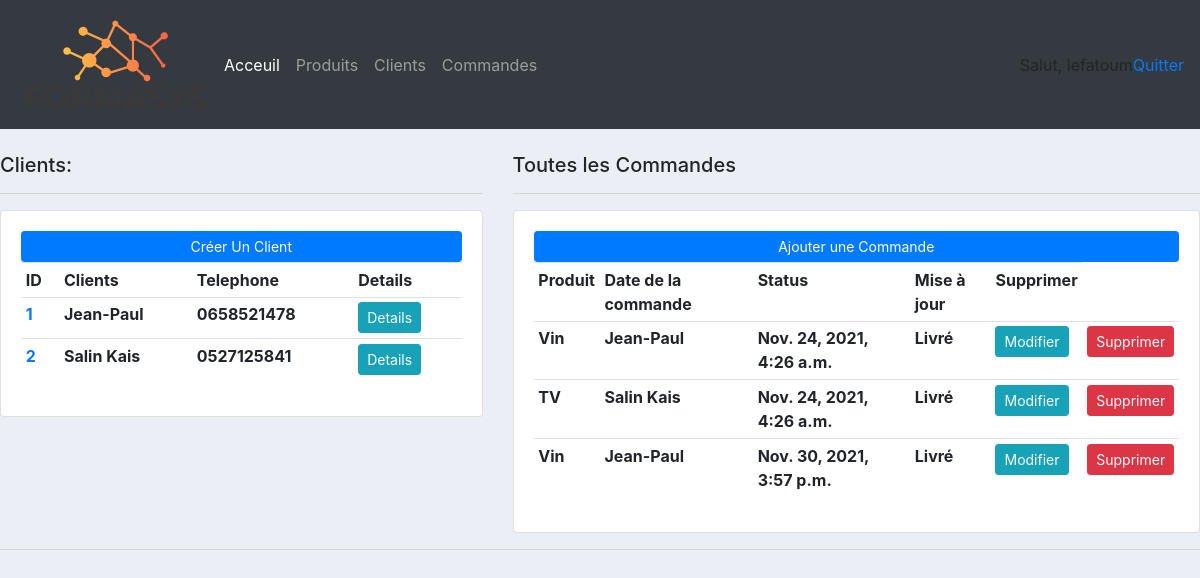
The app's page / (signed in) with its own data.
### client/models.py (models this page shows)
class Client(models.Model):
    nom = models.CharField(max_length=200, null=True)
    telephone = models.CharField(max_length=200, null=True)
    date_creation = models.DateTimeField(auto_now_add=True)
    def __str__(self):
            return self.nom

### commande/models.py (models this page shows, shortened)
class Commande(models.Model):
    STATUS = (('en instance', 'en instance'), ('non livré', 'non livré'), ('livré', 'livré"'))
    client = models.ForeignKey(Client, null=True, on_delete=models.SET_NULL)
    produit = models.ForeignKey(Produit, null=True, on_delete=models.SET_NULL)
    status = models.CharField(max_length=200, null=True,choices=STATUS)
    date_creation = models.DateTimeField(auto_now_add=True, null=True)

### produit/models.py (models this page shows)
class Produit(models.Model):
    nom = models.CharField(max_length=200, null=True)
    prix = models.FloatField(null=True)
    tag = models.ManyToManyField(Tag)
    date_creation = models.DateTimeField(auto_now_add=True, null=True)
    def __str__(self):
        return self.nom

### produit/views.py (the view)
# urls.py: path('', views.home, name = 'acceuil'),
@login_required(login_url='acces')
def home(request):
    commandes = Commande.objects.all()
    clients = Client.objects.all()
    context = {'commandes':commandes, 'clients': clients}
    return render(request, 'produit/acceuil.html', context)

### templates/produit/acceuil.html
{% extends 'main.html' %}
    {% block content%}
<br>
<div class="row">
    <div class="col-md-5">
        <h5>Clients:</h5>
        <hr>
        <div class="card card-body">
            <a class="btn btn-primary btn-sm btn-block" href="">Créer Un Client</a>
            <table class="table table-sm">
                <tr>
                    <th>ID</th>
                    <th>Clients</th>
                    <th>Telephone</th>
                    <th>Details</th>
            {% for client in clients %}
                </tr>
                <th><a href="{% url 'client' client.id %}">{{client.id}}</a></th>
                <th>{{client.nom}}</th>
                <th>{{client.telephone}}</th>
                <th><a class="btn btn-sm btn-info" href="{% url 'client' client.id %}">Details</a></th>
                {% endfor %}
            </table>
        </div>
    </div>
    <div class="col-md-7">
        <h5>Toutes les  Commandes</h5>
        <hr>
        <div class="card card-body">
            <a class="btn btn-primary btn-sm btn-block" href="{% url 'ajout_commande' %}">Ajouter une Commande</a>
            <table class="table table-sm">
                <tr>
                    <th>Produit</th>
                    <th>Date de la commande</th>
                    <th>Status</th>
                    <th>Mise à jour</th>
                    <th>Supprimer</th>
                </tr>
                {% for commande in commandes %}
                <tr>
                    <th>{{commande.produit}}</th>
                    <th>{{commande.client}}</th>
                    <th>{{commande.date_creation}}</th>
                    <th>{{commande.status}}</th>
                    <th><a class="btn btn-sm btn-info" href="{% url 'modifier_commande' commande.id %}">Modifier</a></th>
                    <th><a class="btn btn-sm btn-danger" href="{% url 'supprimer_commande' commande.id %}">Supprimer</a></th>
                </tr>
                {% endfor %}
            </table>
        </div>
    </div>
</div>
    {% endblock content%}

### templates/base/navbar.html (shortened to what this page needs)
{% load static %}
<nav class="navbar navbar-expand-lg navbar-dark bg-dark">
  <img src="{% static 'images/logo.png' %}">
  <div class="collapse navbar-collapse" id="navbarNav">
    <ul class="navbar-nav">
      <li class="nav-item active">
        <a class="nav-link" href="#">Acceuil</a>
      </li>
        <li class="nav-item">
        <a class="nav-link" href="#">Produits</a>
      </li>
      <li class="nav-item">
        <a class="nav-link" href="#">Clients</a>
      </li>
      <li class="nav-item">
        <a class="nav-link" href="#">Commandes</a>
      </li>
    </ul>
  </div>
  <span>Salut, {{request.user}} </span>
  <span><a href="{% url 'quitter' %}"> Quitter</a></span>
</nav>

### static/css/main.css (style rules this page uses)
body { background-color: #ebeff5; }

### records on screen
Client: id "1", nom "Jean-Paul", telephone "0658521478"
Client: id "2", nom "Salin Kais", telephone "0527125841"
Commande: produit "Vin", client "Jean-Paul", date_creation "Nov. 24, 2021, 4:26 a.m.", status "Livré"
Commande: produit "TV", client "Salin Kais", date_creation "Nov. 24, 2021, 4:26 a.m.", status "Livré"
Commande: produit "Vin", client "Jean-Paul", date_creation "Nov. 30, 2021, 3:57 p.m.", status "Livré"

### other values on screen
{{ request.user }} "lefatoum"
